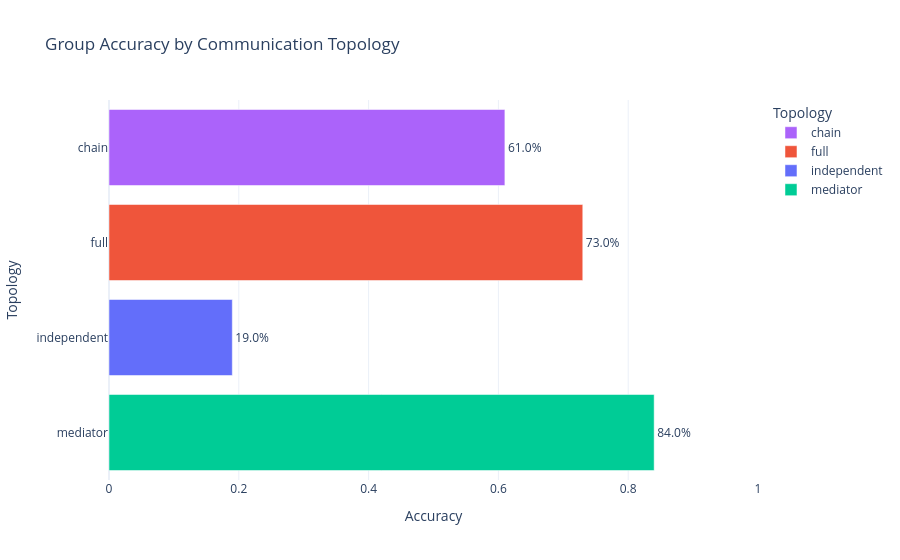

The notebook cell this image was saved under:
### Code cell
fig = px.bar(
    accuracy,
    y="topology", x="accuracy",
    color="topology", color_discrete_map=TOPO_COLORS,
    text=accuracy["accuracy"].map("{:.1%}".format),
    title="Group Accuracy by Communication Topology",
    labels={"accuracy": "Accuracy", "topology": "Topology"},
)
fig.update_traces(textposition="outside")
fig.update_layout(xaxis_range=[0, 1])

fig.show()
fig.write_image("figures/accuracy_by_topology.png", width=1500, scale=3)

### Figure 1 — Plotly figure (JSON) as saved in the notebook; plotly's stock layout.template omitted (floating-point values rounded to 4 significant figures)
{"data": [{"hovertemplate": "Topology=%{y}<br>Accuracy=%{x}<br>text=%{text}<extra></extra>", "legendgroup": "chain", "marker": {"color": "#AB63FA", "pattern": {"shape": ""}}, "name": "chain", "orientation": "h", "showlegend": true, "text": ["61.0%"], "textposition": "outside", "type": "bar", "x": [0.61], "xaxis": "x", "y": ["chain"], "yaxis": "y"}, {"hovertemplate": "Topology=%{y}<br>Accuracy=%{x}<br>text=%{text}<extra></extra>", "legendgroup": "full", "marker": {"color": "#EF553B", "pattern": {"shape": ""}}, "name": "full", "orientation": "h", "showlegend": true, "text": ["73.0%"], "textposition": "outside", "type": "bar", "x": [0.73], "xaxis": "x", "y": ["full"], "yaxis": "y"}, {"hovertemplate": "Topology=%{y}<br>Accuracy=%{x}<br>text=%{text}<extra></extra>", "legendgroup": "independent", "marker": {"color": "#636EFA", "pattern": {"shape": ""}}, "name": "independent", "orientation": "h", "showlegend": true, "text": ["19.0%"], "textposition": "outside", "type": "bar", "x": [0.19], "xaxis": "x", "y": ["independent"], "yaxis": "y"}, {"hovertemplate": "Topology=%{y}<br>Accuracy=%{x}<br>text=%{text}<extra></extra>", "legendgroup": "mediator", "marker": {"color": "#00CC96", "pattern": {"shape": ""}}, "name": "mediator", "orientation": "h", "showlegend": true, "text": ["84.0%"], "textposition": "outside", "type": "bar", "x": [0.84], "xaxis": "x", "y": ["mediator"], "yaxis": "y"}], "layout": {"barmode": "relative", "legend": {"title": {"text": "Topology"}, "tracegroupgap": 0}, "title": {"text": "Group Accuracy by Communication Topology"}, "xaxis": {"anchor": "y", "domain": [0, 1], "range": [0, 1], "title": {"text": "Accuracy"}}, "yaxis": {"anchor": "x", "categoryarray": ["mediator", "independent", "full", "chain"], "categoryorder": "array", "domain": [0, 1], "title": {"text": "Topology"}}}}
